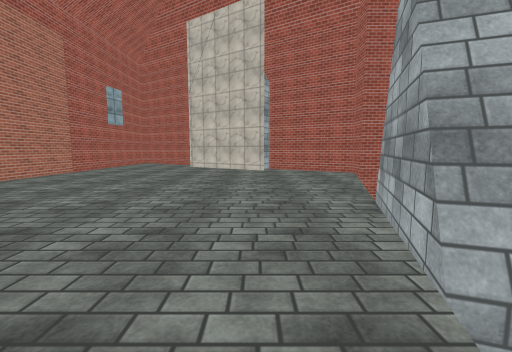
View 1 (above)

23 first-person views from a walk through a Unity game level. The camera is 1.4 m above the floor, tilts 6° down and sees 90° across. The floor is counted in squares, 2 m on a side. Each view is taken from the middle of a square. On the plan, view 1 faces up. The plan holds only what a view shows up to about 9 squares ahead; the rest is blank. The place goes on beyond the plan. The player is left out. Surface patterns are stand-ins for the level's own textures.

View 2
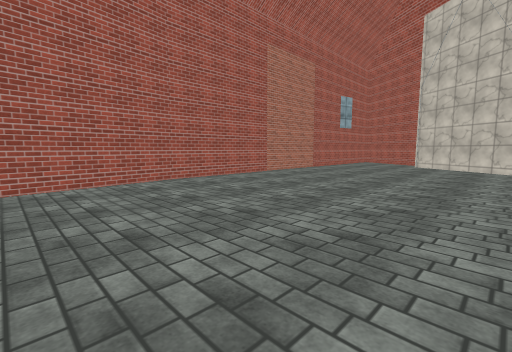

View 3
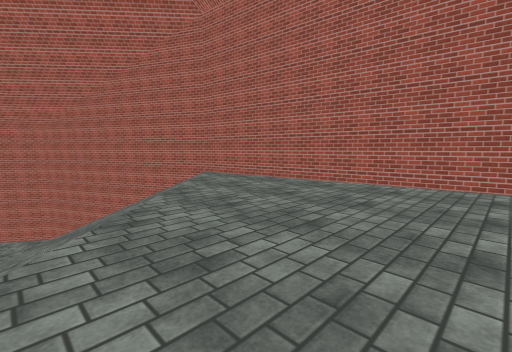

View 4
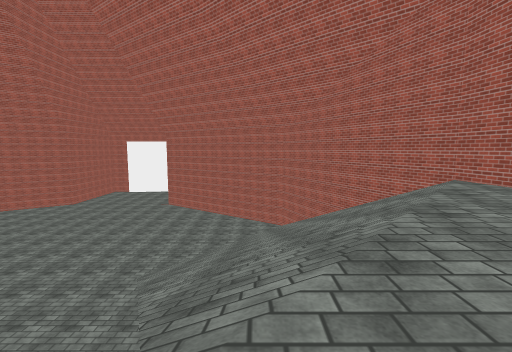

View 5
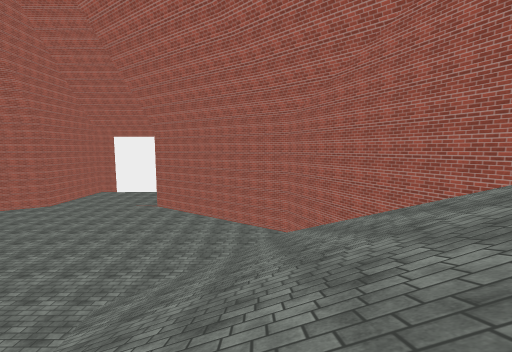

View 6
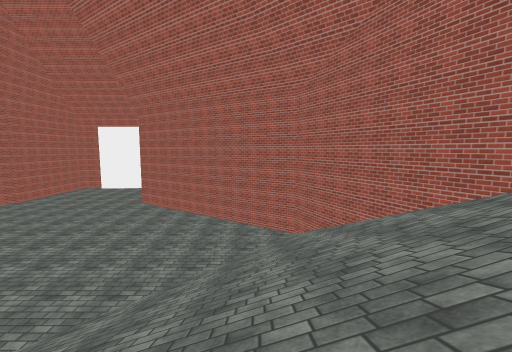

View 7
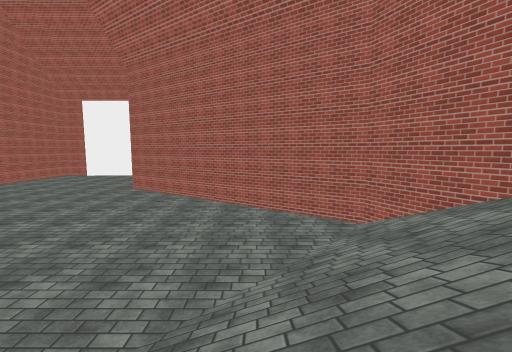

View 8
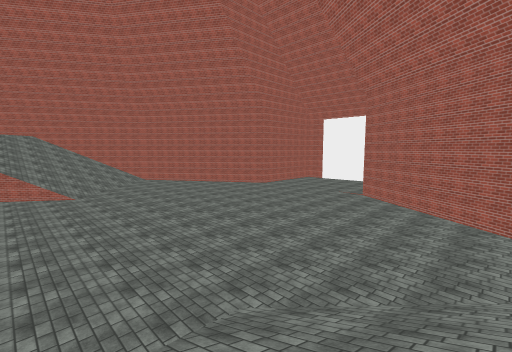

View 9
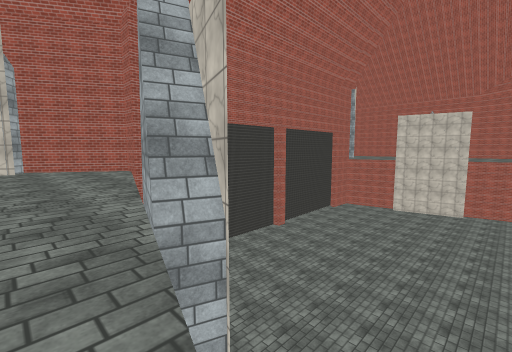

View 10
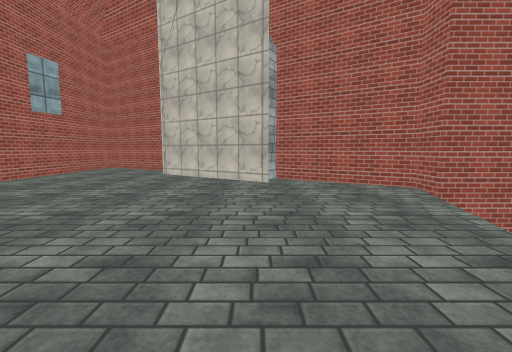

View 11
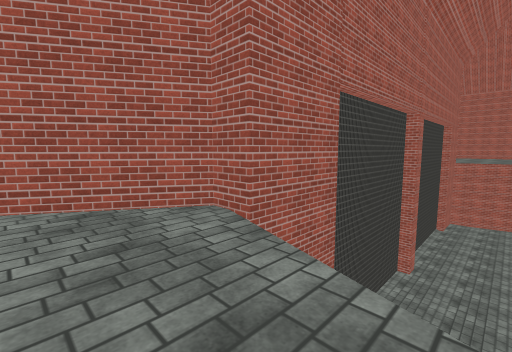

View 12
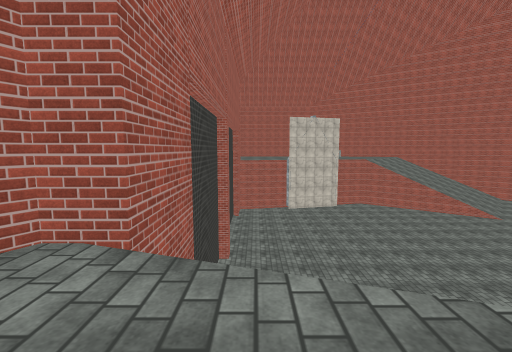

View 13
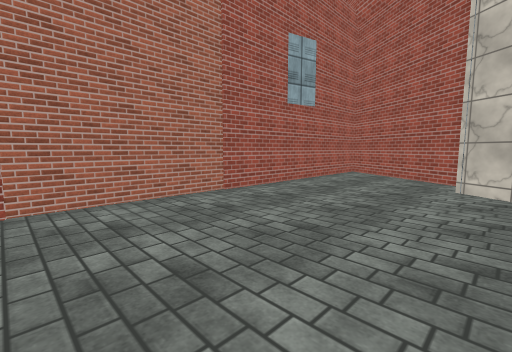

View 14
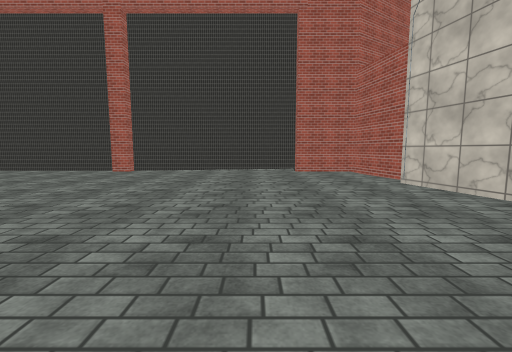

View 15
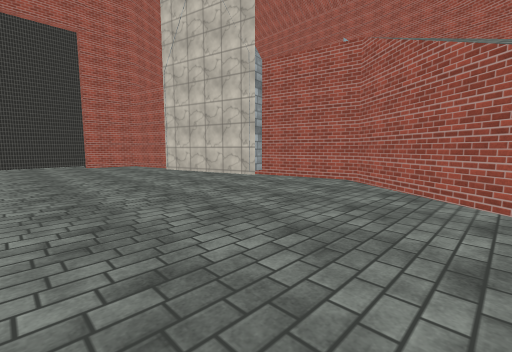

View 16
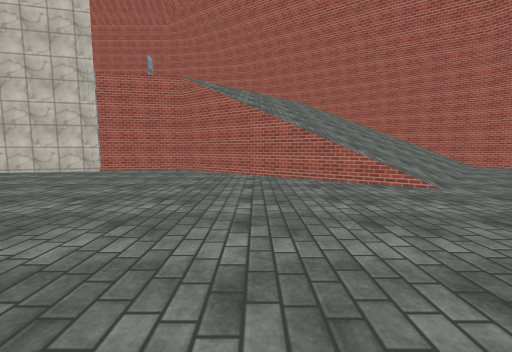

View 17
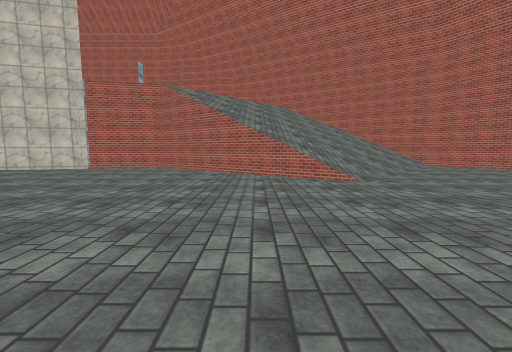

View 18
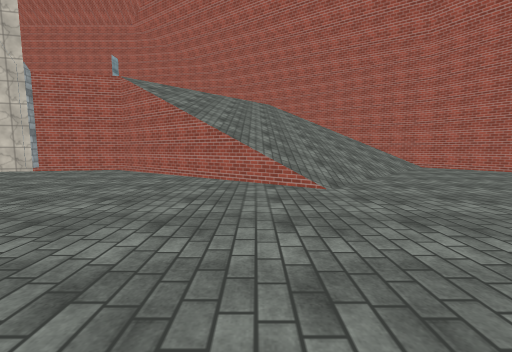

View 19
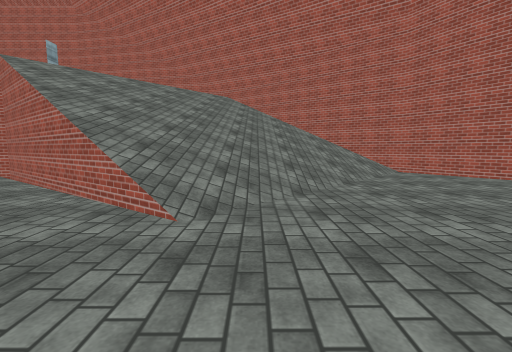

View 20
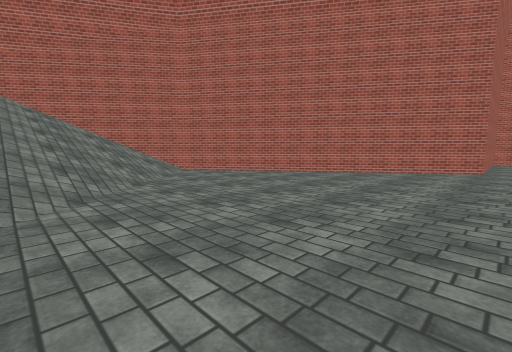

View 21
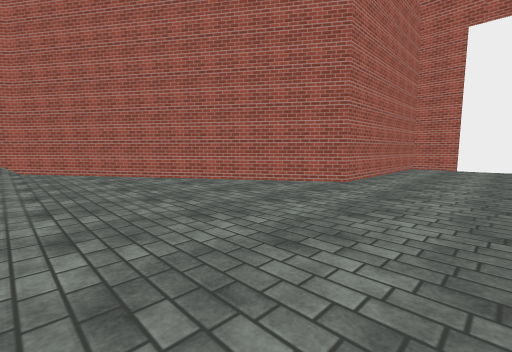

View 22
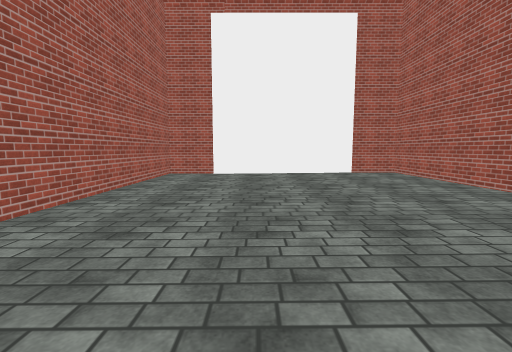

View 23
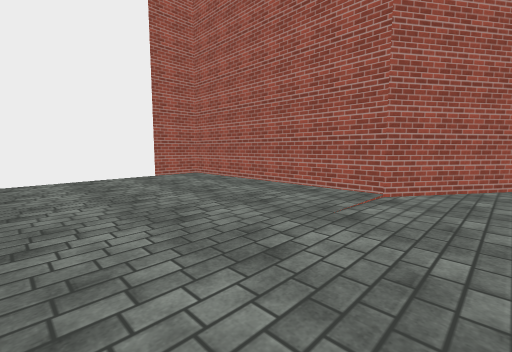

### Floor plan
Key: @ floor where view 1 was taken; # wall or solid block; . main floor; : floor 0.25 m higher than the main floor; + floor 6.25 m higher than the main floor; / step, stairs or slope.
Columns run from 6 left of view 1 to 23 right of it. Each row starts with its distance up from view 1.
 13 ###
 12 #+###
 11 #+++#
 10 #+++##
  9 #++++####
  8 #+++++++##  ###########
  7 #++++++++#  ....#.....##
  6 #++++++++. ............#
  5 #+++++++   .............
  4 #+++++++# .............#
  3 #+++++++#..............##
  2 #++++++##...............#
  1 #++++++#  ..............#
  0 #+++++@.   ..............
 -1 ##++++/     .............
 -2  #+++///      ..........//
 -3  #++////       .........///
 -4  #+///// ...    ......./////
 -5  #///////.............#/////
 -6  #////////...........///////
 -7  ##///////...........///////
 -8   #///////...........////////#
 -9   ##/////........ ....///////#
-10    #////........  ......////##
-11    ##//.........  .......//##
-12     #/......... ..........##
-13     ##...................##
-14       ##...::::::.......##
-15        ##..:::::......###
-16         ###:::::.....##
-17           ##.:::...###
-18            ##::....#
-19             #::....#
-20             #::....#
-21             #::....#
-22             #::....#
-23             ########

Where each view was taken, in squares from view 1:
view 1: 0 up, 0 right, facing up
view 2: 1 down, 0 right, facing up-left
view 3: 1 up, 0 right, facing down-left
view 4: 0 up, 0 right, facing down
view 5: 2 down, 0 right, facing down
view 6: 4 down, 0 right, facing down
view 7: 7 down, 1 right, facing down
view 8: 5 down, 1 right, facing down-right
view 9: 1 down, 0 right, facing up-right
view 10: 3 up, 0 right, facing up
view 11: 5 up, 1 right, facing up-right
view 12: 6 up, 1 right, facing right
view 13: 5 up, 2 left, facing up-left
view 14: 1 down, 14 right, facing up
view 15: 4 down, 13 right, facing up-right
view 16: 4 down, 10 right, facing right
view 17: 5 down, 9 right, facing right
view 18: 6 down, 10 right, facing right
view 19: 8 down, 12 right, facing right
view 20: 8 down, 12 right, facing down-right
view 21: 12 down, 10 right, facing down-right
view 22: 15 down, 10 right, facing down
view 23: 16 down, 10 right, facing down-left
